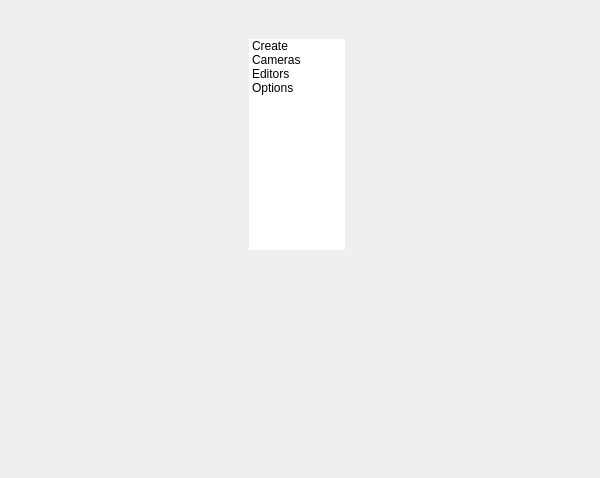
<?xml version="1.0" encoding="UTF-8"?>
<ui version="4.0">
 <class>QtUi</class>
 <widget class="QMainWindow" name="QtUi">
  <property name="enabled">
   <bool>true</bool>
  </property>
  <property name="geometry">
   <rect>
    <x>0</x>
    <y>0</y>
    <width>600</width>
    <height>478</height>
   </rect>
  </property>
  <property name="sizePolicy">
   <sizepolicy hsizetype="Ignored" vsizetype="Ignored">
    <horstretch>0</horstretch>
    <verstretch>0</verstretch>
   </sizepolicy>
  </property>
  <property name="minimumSize">
   <size>
    <width>0</width>
    <height>0</height>
   </size>
  </property>
  <property name="maximumSize">
   <size>
    <width>16777215</width>
    <height>16777215</height>
   </size>
  </property>
  <property name="cursor">
   <cursorShape>ArrowCursor</cursorShape>
  </property>
  <property name="windowTitle">
   <string>Toolkit</string>
  </property>
  <property name="whatsThis">
   <string>cameras_lower</string>
  </property>
  <property name="tabShape">
   <enum>QTabWidget::Triangular</enum>
  </property>
  <property name="dockNestingEnabled">
   <bool>true</bool>
  </property>
  <property name="dockOptions">
   <set>QMainWindow::AllowNestedDocks|QMainWindow::AllowTabbedDocks|QMainWindow::AnimatedDocks|QMainWindow::ForceTabbedDocks</set>
  </property>
  <widget class="QWidget" name="main_widget_transparent">
   <property name="sizePolicy">
    <sizepolicy hsizetype="Ignored" vsizetype="Ignored">
     <horstretch>0</horstretch>
     <verstretch>0</verstretch>
    </sizepolicy>
   </property>
   <layout class="QGridLayout" name="gridLayout">
    <item row="0" column="0">
     <widget class="QWidget" name="staticWindow" native="true">
      <widget class="ListWidget" name="lw000">
       <property name="geometry">
        <rect>
         <x>240</x>
         <y>30</y>
         <width>96</width>
         <height>211</height>
        </rect>
       </property>
       <property name="layoutDirection">
        <enum>Qt::LeftToRight</enum>
       </property>
       <property name="frameShape">
        <enum>QFrame::NoFrame</enum>
       </property>
       <property name="frameShadow">
        <enum>QFrame::Plain</enum>
       </property>
       <property name="verticalScrollBarPolicy">
        <enum>Qt::ScrollBarAlwaysOff</enum>
       </property>
       <property name="horizontalScrollBarPolicy">
        <enum>Qt::ScrollBarAlwaysOff</enum>
       </property>
       <property name="sizeAdjustPolicy">
        <enum>QAbstractScrollArea::AdjustToContents</enum>
       </property>
       <property name="selectionMode">
        <enum>QAbstractItemView::NoSelection</enum>
       </property>
       <item>
        <property name="text">
         <string>Create</string>
        </property>
       </item>
       <item>
        <property name="text">
         <string>Cameras</string>
        </property>
       </item>
       <item>
        <property name="text">
         <string>Editors</string>
        </property>
       </item>
       <item>
        <property name="text">
         <string>Options</string>
        </property>
       </item>
      </widget>
      <widget class="QPushButton" name="i000">
       <property name="geometry">
        <rect>
         <x>240</x>
         <y>30</y>
         <width>96</width>
         <height>21</height>
        </rect>
       </property>
       <property name="minimumSize">
        <size>
         <width>0</width>
         <height>21</height>
        </size>
       </property>
       <property name="maximumSize">
        <size>
         <width>999</width>
         <height>21</height>
        </size>
       </property>
       <property name="whatsThis">
        <string>cameras_lower_submenu</string>
       </property>
      </widget>
      <zorder>i000</zorder>
      <zorder>lw000</zorder>
     </widget>
    </item>
   </layout>
  </widget>
 </widget>
 <customwidgets>
  <customwidget>
   <class>ListWidget</class>
   <extends>QListWidget</extends>
   <header>listwidget.h</header>
  </customwidget>
 </customwidgets>
 <resources/>
 <connections/>
 <designerdata>
  <property name="gridDeltaX">
   <number>5</number>
  </property>
  <property name="gridDeltaY">
   <number>10</number>
  </property>
  <property name="gridSnapX">
   <bool>true</bool>
  </property>
  <property name="gridSnapY">
   <bool>true</bool>
  </property>
  <property name="gridVisible">
   <bool>true</bool>
  </property>
 </designerdata>
</ui>
